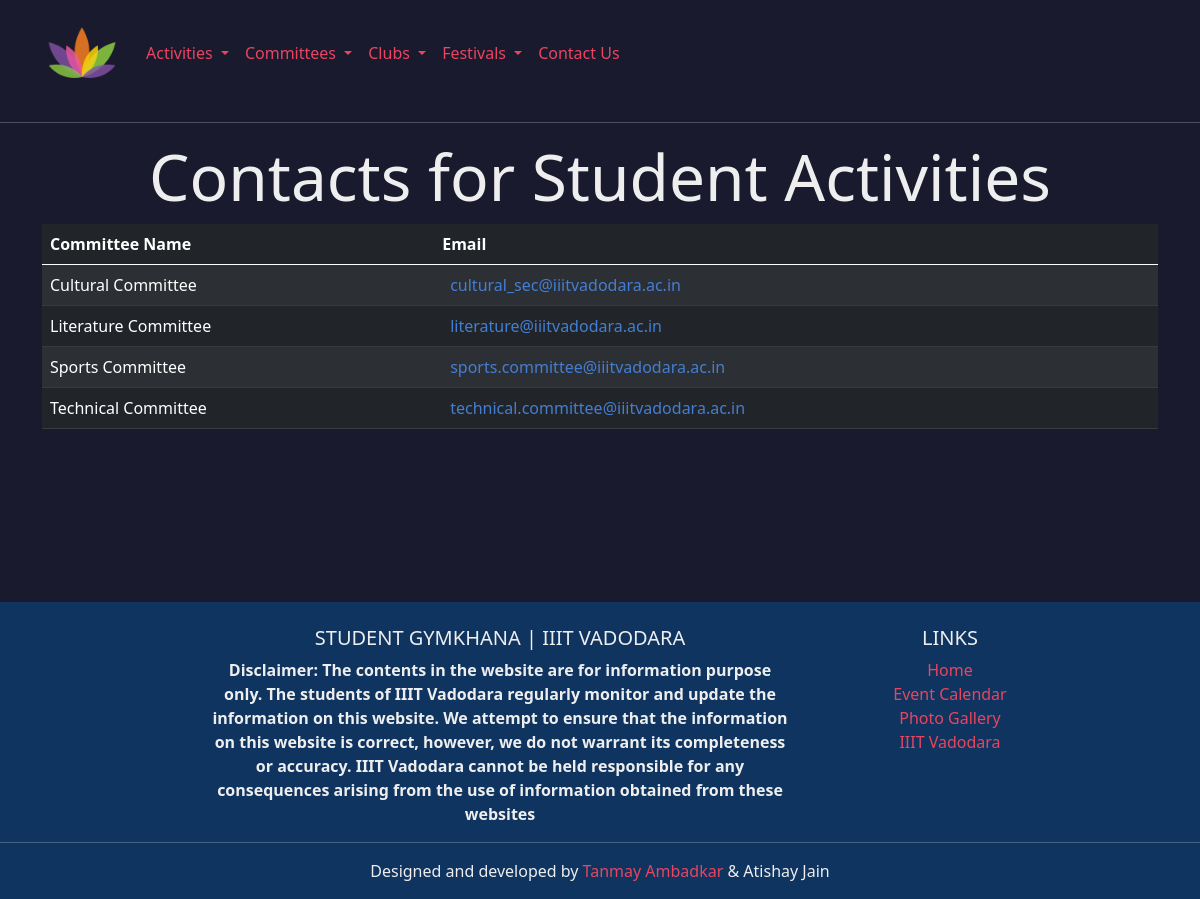
The page /contact on the database as committed earlier.
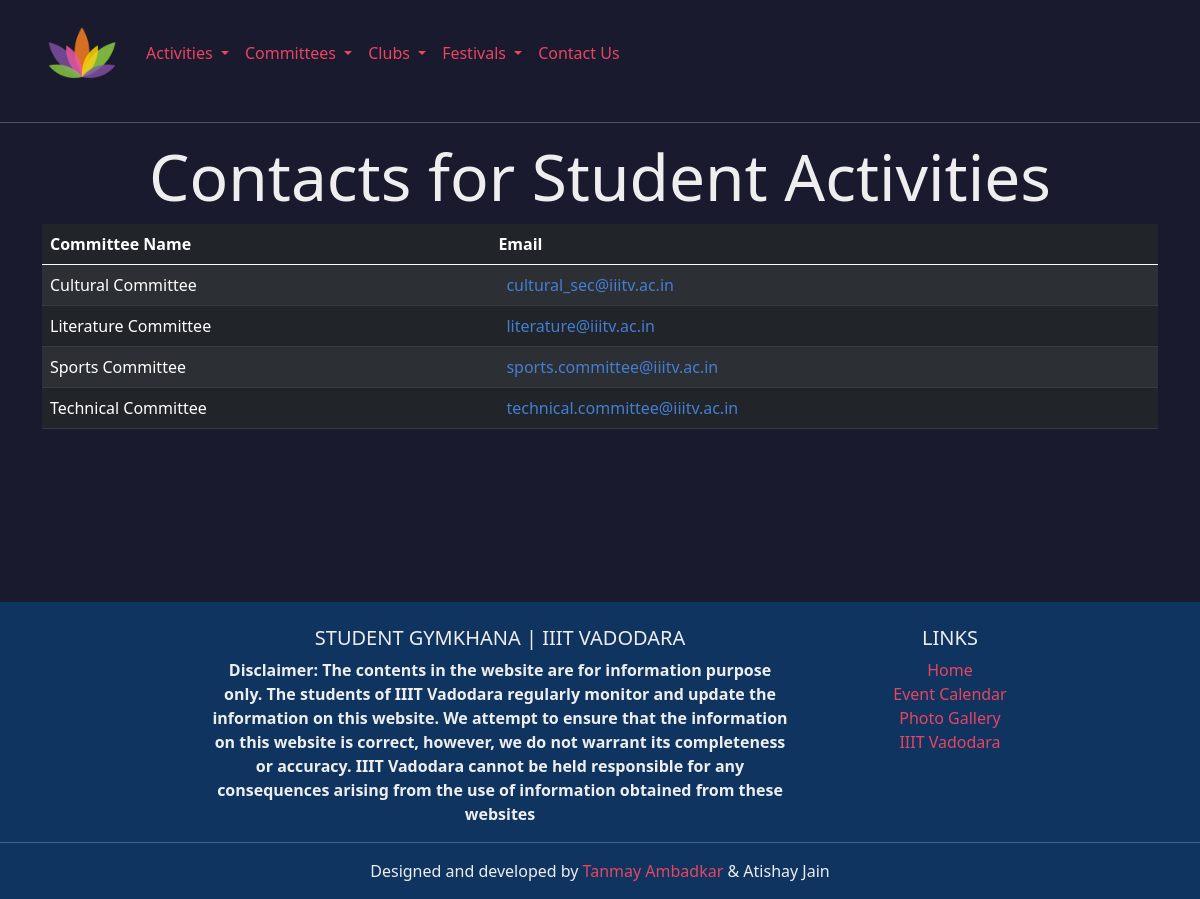
The same page on the database as committed later.
### committees/models.py (models this page shows, shortened)
class Committee(models.Model):
    user = models.OneToOneField(User, on_delete=models.CASCADE, null=True)
    name = models.CharField(max_length=255)
    slug = models.SlugField(max_length=255, primary_key=True)
    logo = models.ImageField(upload_to="logos/", null = True, blank=True)
    about = models.TextField()
    achievement = models.TextField(blank=True, null=True)
    mail = models.EmailField(null = True, blank=True)

### homepage/views.py (the view)
# urls.py: path('contact', ContactView.as_view(), name="contact"),
class ContactView(TemplateView):
    template_name = 'homepage/contact.html'
    def get_context_data(self, **kwargs):
        context = super(ContactView, self).get_context_data(**kwargs)
        context['committees'] = Committee.objects.all().order_by('slug')
        return context

### context_processors/context_processors.py (called while the page is built)
def get_clubs(request):
    clubs = Club.objects.all().order_by('name')
    return {"clubs_base": clubs}

def get_committees(request):
    committees = Committee.objects.all()
    return {"committees": committees}

def get_fests(request):
    fests = Festival.objects.all()
    return {"fests": fests}

### homepage/templates/homepage/contact.html (shortened to what this page needs)
{% extends "homepage/base.html" %}
{%  load static %}
{% block main %}
<hr>
<div class="text-center animated animatedFadeInUp fadeInUp">
    <h1 style="text-center" class="display-3">Contacts for Student Activities</h1>
</div>
<div class="container animated animatedFadeInUp fadeInUp">
    <div class="tab-pane" id="comm" role="tabpanel">
        <table class="table table-dark table-striped">
          <thead>
            <tr>
              <th scope="col">Committee Name</th>
              <th scope="col">Email</th>
            </tr>
          </thead>
          <tbody>
              {% for committee in committees %}
              <tr>
                <td>{{committee.name}}</td>
                <td><a href="mailto:{{committee.mail}}" class="p-2 text-wrap foot-link" style="color:#447ed3">{{committee.mail}}</a></td>
              </tr>
              {% endfor %}
          </tbody>
        </table>
    </div>
</div>
{% endblock %}

Rows that differ between the two databases and show on the page:
changed Committee "Cultural Committee": mail "cultural_sec@iiitvadodara.ac.in" → "cultural_sec@iiitv.ac.in"
changed Committee "Literature Committee": mail "literature@iiitvadodara.ac.in" → "literature@iiitv.ac.in"
changed Committee "Sports Committee": mail "sports.committee@iiitvadodara.ac.in" → "sports.committee@iiitv.ac.in"
changed Committee "Technical Committee": mail "technical.committee@iiitvadodara.ac.in" → "technical.committee@iiitv.ac.in"
